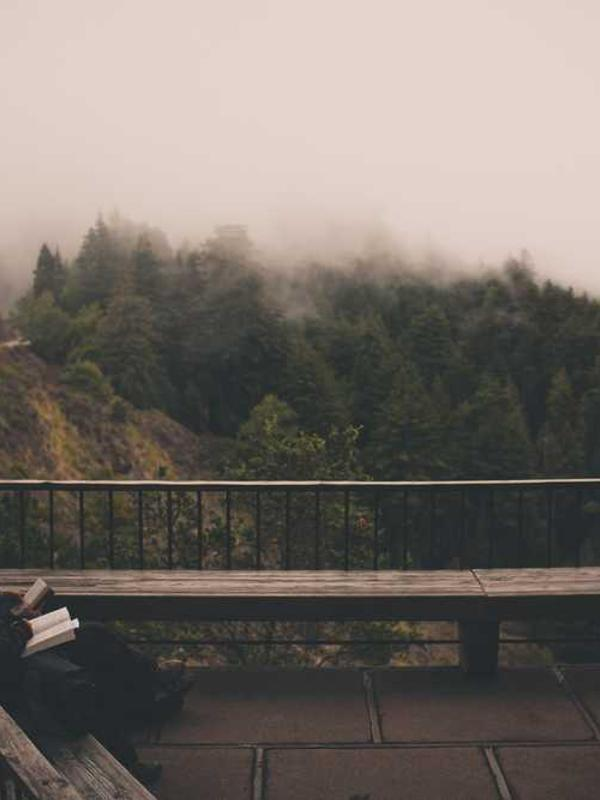
%> input picture Filters/600800.jpg, 600 x 800 px
$ octave Chap2_Bai10.m   (GNU Octave 9; MATLAB toolbox functions it lacks are replaced by stand-ins)
%> lines starting %> are read from the running program, lines starting %| are printed output that depends on the picture
%Bai 10. Cho I la anh xam, nhieu muoi tieu (salt&pepper noise) voi ti le p = 0.1 vao anh I,
%thu dc anh I1. Goi H = 1/16[1 2 1; 2 4 2; 1 2 1]
%a, Loc I1 bang H. Hien thi ket qua va so sanh vs I
%b, Dung bo loc Median, kich thuoc 3x3 de loc anh I1. Hien thi ket qua
%c, Thay doi p cua nhieu muoi tieu, p = 0.4. Lam lai cau b. Nhan xet ket
%qua. Neu ket qua ko tot, de xuat cach xu ly
% p = ti le nhieu xuat hien trong anh

im = imread('600800.jpg');
%> im is the input picture: size 800x600x3 uint8; mean R, G, B 118.7, 110.7, 104.6
gray_im = rgb2gray(im);
grayImgAddNoise = imnoise(gray_im, 'salt & pepper', 0.4);
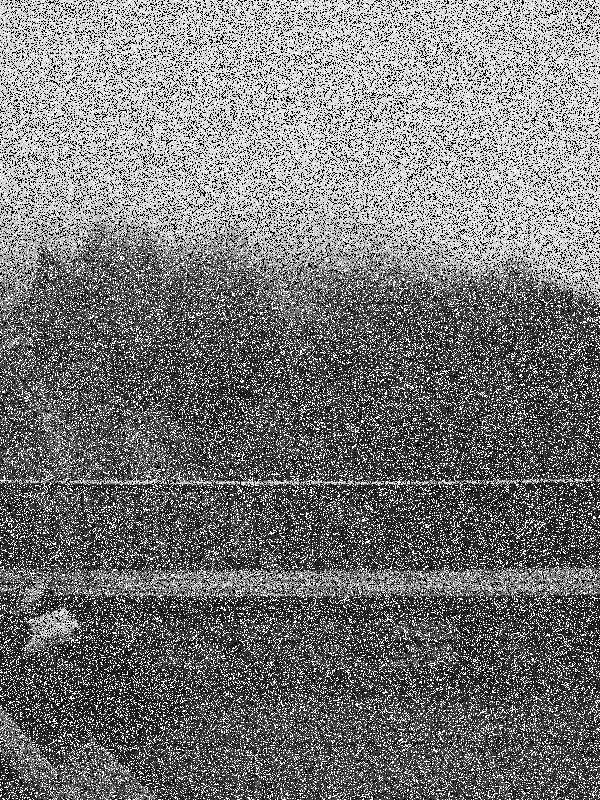
%> grayImgAddNoise: size 800x600 uint8; min 0, max 255, mean 118.4

H_filter = (1/16*[1 2 1; 2 4 2; 1 2 1]); %Low-pass filter

imgAfterFilter = conv2(double(grayImgAddNoise), double(H_filter),'same');
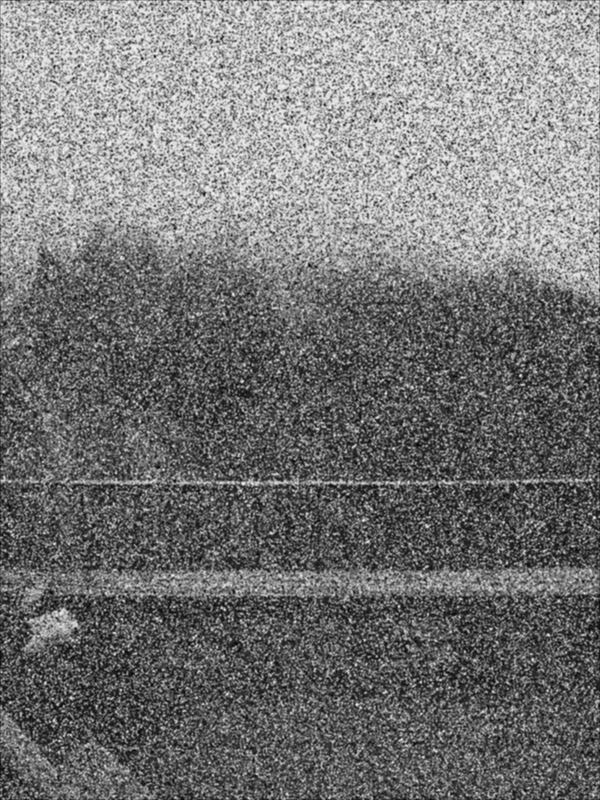
%> imgAfterFilter: size 800x600 double; min 4.06, max 250.1, mean 118.3

subplot(221);
imshow(gray_im); title('Origin Img');

subplot(222);
imshow(grayImgAddNoise); title('Img with Salt n Pepper noise');

subplot(223);
imshow(uint8(imgAfterFilter)); title('After Fitler');

medFiltImg = medfilt2(grayImgAddNoise,[3,3]);
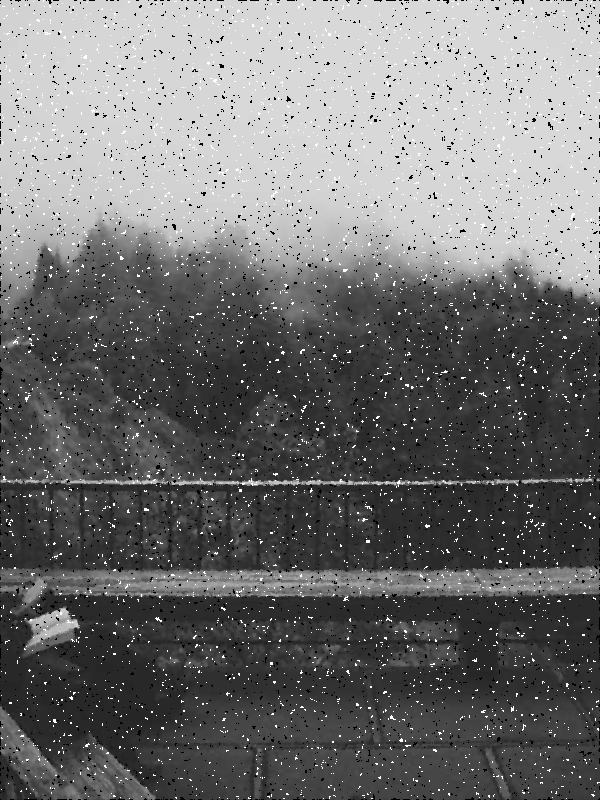
%> medFiltImg: size 800x600 uint8; min 0, max 255, mean 112.8
subplot(224);
imshow(medFiltImg); title('After Median Filter');

oneMoreTime = medfilt2(medFiltImg);
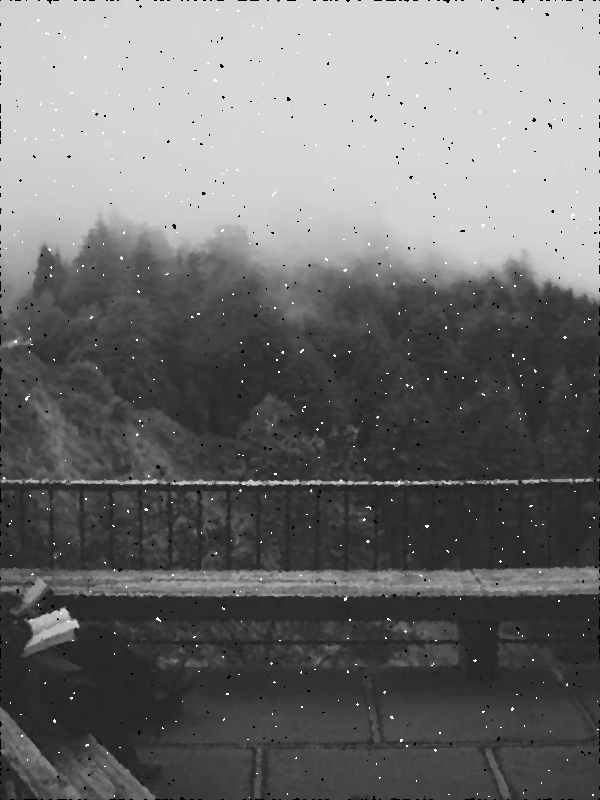
%> oneMoreTime: size 800x600 uint8; min 0, max 255, mean 112.1
figure(2);
imshow(oneMoreTime);

twoMoreTime = medfilt2(oneMoreTime);
figure(3);
imshow(twoMoreTime);
